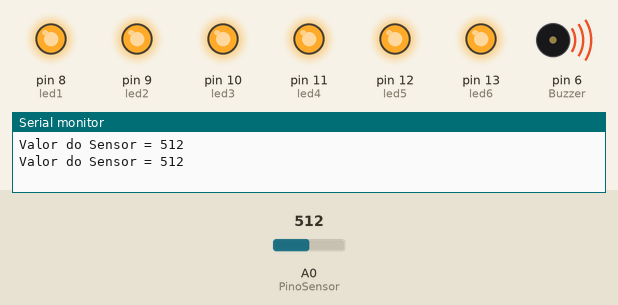
Recording of a sketch running on a simulated Arduino Uno, built with avr-gcc and run on an emulated ATmega328P. On the bench: output pins drawn as LEDs (lit = HIGH), buzzer (waves = sounding, pin HIGH), the last lines printed to the serial monitor. Inputs (shaded band) come from the test bench; at power-on: A0 (PinoSensor) = 512.

Above: at 1.8 s.
1.9 s: A0 (PinoSensor) set to 61
3.4 s: A0 (PinoSensor) set to 55
At 4.7 s:
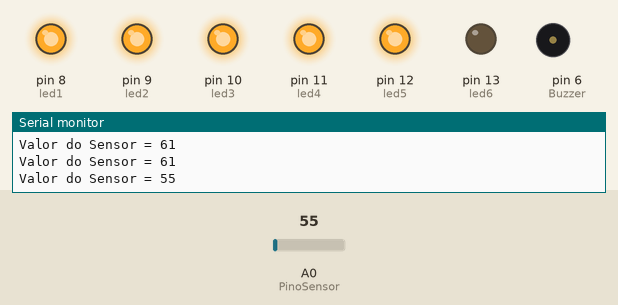
5.5 s: A0 (PinoSensor) set to 35
At 6.3 s:
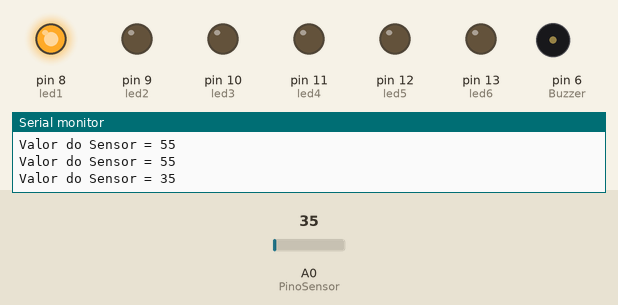
7.5 s: A0 (PinoSensor) set to 0
At 9.1 s:
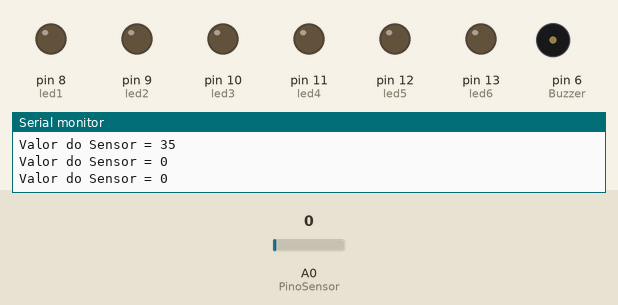
9.5 s: A0 (PinoSensor) set to 40
At 10.6 s:
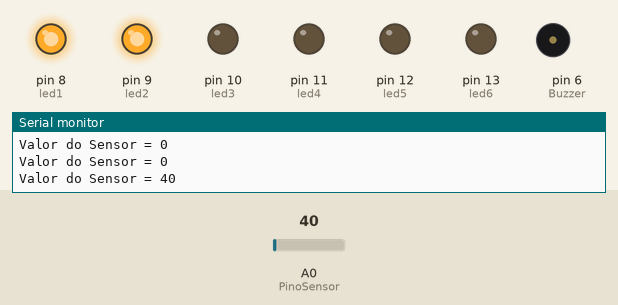
11.5 s: A0 (PinoSensor) set to 20
At 13.3 s:
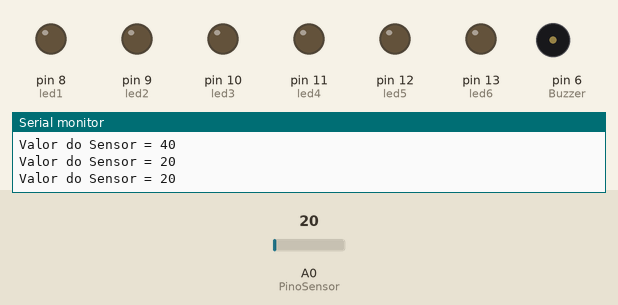
Timing chart, 0 to 14.5 s (numbered marks = the images above; inputs shaded):
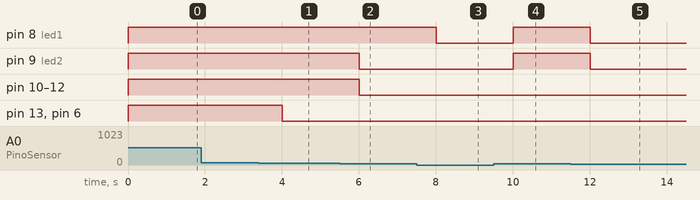

Measured:
- the behaviour switches between 56 and 55 on A0 (PinoSensor) (found by bisection; images 0 and 1)
- after the input at 3.4 s, pin 13 (led6), pin 6 (Buzzer): HIGH → LOW after 0.60 s
- after the input at 5.5 s, pin 9 (led2), pin 10 (led3), pin 11 (led4), pin 12 (led5): HIGH → LOW after 0.50 s
- after the input at 7.5 s, pin 8 (led1): HIGH → LOW after 0.50 s
- after the input at 9.5 s, pin 8 (led1), pin 9 (led2): LOW → HIGH after 0.50 s
- after the input at 11.5 s, pin 8 (led1), pin 9 (led2): HIGH → LOW after 0.51 s

The sketch:

Projeto_4_Termometro.ino
```cpp
int PinoSensor = 0;//Declara o pino A0 como entrada do sensor
int Buzzer = 6;//Define o pino D6 como Buzzer
int led1 = 8;//Define o LED 1 como porta D8
int led2 = 9;//Define o LED 2 como porta D9
int led3 = 10;//Define o LED 3 como porta D10
int led4 = 11;//Define o LED 4 como porta D11
int led5 = 12;//Define o LED 5 como porta D12
int led6 = 13;//Define o LED 6 como porta D13
int ValorSensor = 0;//Declara o valor inicial do sensor = 0
void setup() {
  pinMode(Buzzer, OUTPUT); //Porta do Buzzer é definida como saída
  pinMode(led1, OUTPUT); //Porta do LED 1 é definida como saída
  pinMode(led2, OUTPUT); //Porta do LED 2 é definida como saída
  pinMode(led3, OUTPUT); //Porta do LED 3 é definida como saída
  pinMode(led4, OUTPUT); //Porta do LED 4 é definida como saída
  pinMode(led5, OUTPUT); //Porta do LED 5 é definida como saída
  pinMode(led6, OUTPUT); //Porta do LED 6 é definida como saída
  Serial.begin(9600);
}
void loop(){
  ValorSensor = analogRead(PinoSensor);//É feito a leitura do pino do sensor
  Serial.print("Valor do Sensor = "); //Define o valor do sensor
  Serial.println(ValorSensor); //Escreve o valor do sensor
  if (ValorSensor > 30) //A função vai definir como cada LED será ligado dependendo do valor que o sensor mandar
    digitalWrite(led1, HIGH); //LED 1 liga
  else
   digitalWrite(led1, LOW); //LED 1 desliga
  if (ValorSensor > 35) //A função vai definir como cada LED será ligado dependendo do valor que o sensor mandar
   digitalWrite(led2, HIGH); //LED 2 liga
  else
   digitalWrite(led2, LOW); //LED 2 desliga
  if (ValorSensor > 40) //A função vai definir como cada LED será ligado dependendo do valor que o sensor mandar
    digitalWrite(led3, HIGH); //LED 3 liga
  else
    digitalWrite(led3, LOW); //LED 3 desliga
  if (ValorSensor > 45) //A função vai definir como cada LED será ligado dependendo do valor que o sensor mandar
   digitalWrite(led4, HIGH); //LED 4 liga
  else
   digitalWrite(led4, LOW); //LED 4 desliga
  if (ValorSensor > 50) //A função vai definir como cada LED será ligado dependendo do valor que o sensor mandar
   digitalWrite(led5, HIGH); //LED 5 liga
  else
    digitalWrite(led5, LOW); //LED 5 desliga
  if (ValorSensor > 55 ){ //A função vai definir como cada LED será ligado dependendo do valor que o sensor mandar
    digitalWrite(led6, HIGH); //LED 6 liga
    digitalWrite(Buzzer, HIGH); //Buzzer liga
  }
  else{
    digitalWrite(led6, LOW); //Led 6 desliga
    digitalWrite(Buzzer, LOW); //Buzzer desliga
  }
  delay(1000); //espera de 1000 milissegundos
}
```
